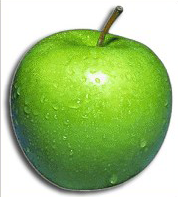
#> input picture Vortrag/apple.bmp, 178 x 197 px
$ python apple1.py   (Python 2 division)
#> lines starting #> are read from the running program, lines starting #| are printed output that depends on the picture
#!/usr/bin/python
# -*- coding: utf-8 -*-

import cv2
import numpy as np

def CreateImage((width, height), bits=np.uint8, channels=3, color=(0, 0, 0)): # (cv.GetSize (frame), 8, 3)
    """Create new image(numpy array) filled with certain color in RGB"""
    # Create black blank image
    image = np.zeros((height, width, channels), bits)
    # Fill image with color
    image[:] = color
    return image

image = CreateImage((400,400), color=(0,0,255))
cv2.namedWindow("Image", 1)
cv2.imshow("Image", image)
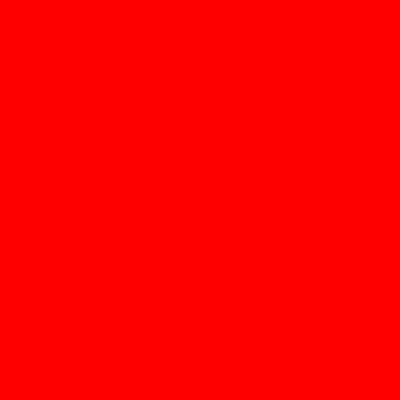
#> window 'Image': shape (400, 400, 3); mean B, G, R 0, 0, 255
c = cv2.waitKey(0)
#> (key Esc is pressed here)
image2 = cv2.imread("apple.bmp")
#> image2 is the input picture: shape (197, 178, 3); mean B, G, R 125.2, 195.6, 161.8
cv2.namedWindow("Image2", 1)
cv2.imshow("Image2", image2)
print image2.shape
#| (197, 178, 3)
c = cv2.waitKey(0)
#> (key Esc is pressed here)

# cv.ReleaseImage(image)
cv2.destroyWindow("Image")
